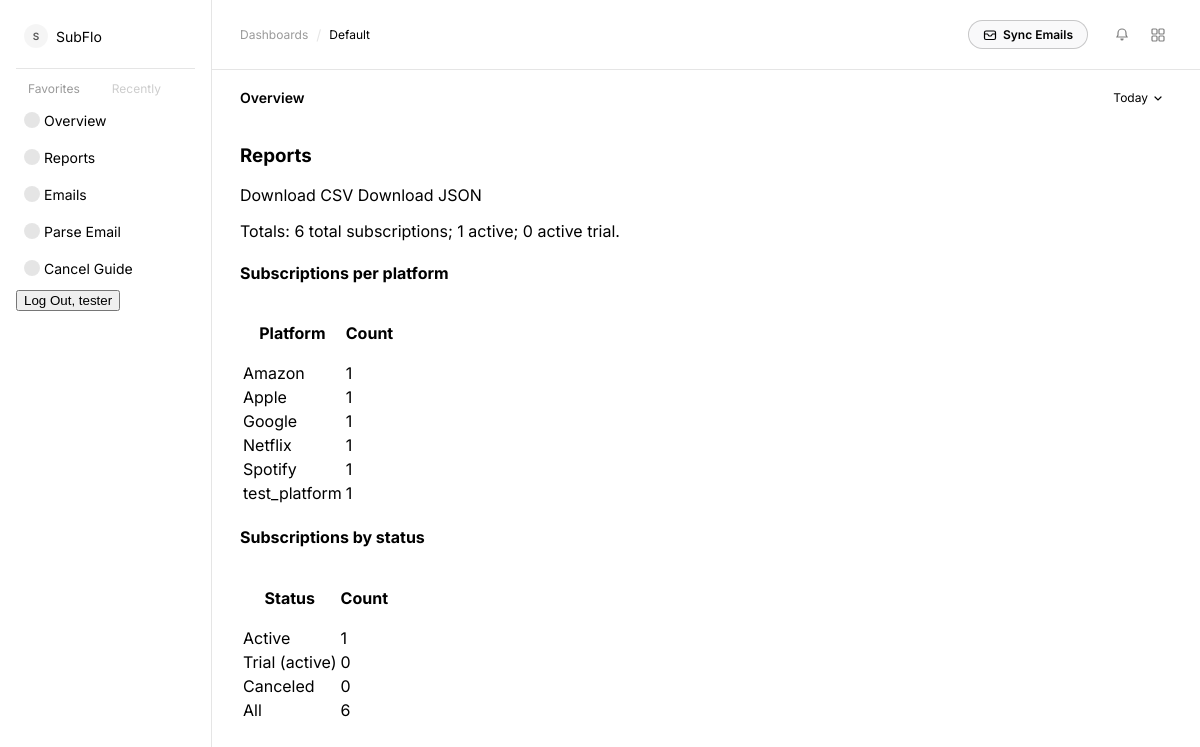
Page /dashboard/reports/ (signed in) on the committed database.
### subscriptions/models.py (models this page shows, shortened)
class Subscription(models.Model):
    id = models.UUIDField(primary_key=True, default=uuid.uuid4, editable=False, verbose_name="Subscription ID")
    user = models.ForeignKey(User, on_delete=models.CASCADE, related_name='subscriptions', verbose_name="User")
    platform_name = models.CharField(max_length=255, verbose_name="Platform Name")
    service_name = models.CharField(max_length=255, verbose_name="Service Name")
    start_date = models.DateField(null=True, blank=True, verbose_name="Start Date")
    end_date = models.DateField(null=True, blank=True, verbose_name="End Date")
    is_trial = models.BooleanField(default=False, verbose_name="Is Trial")
    already_canceled = models.BooleanField(default=False, verbose_name="Already Canceled")
    price = models.DecimalField(max_digits=10, decimal_places=2, null=True, blank=True, verbose_name="Price")
    currency = models.CharField(max_length=10, default="USD", verbose_name="Currency")
    payment_method = models.CharField(max_length=255, null=True, blank=True, verbose_name="Payment Method")
    email_message_id = models.OneToOneField("EmailMessage", on_delete=models.SET_NULL, related_name='subscription', null=True, blank=True, verbose_name="Email Message ID")
    unsubscribe_link = models.TextField(null=True, blank=True, verbose_name="Unsubscribe Link")
    notes = models.TextField(null=True, blank=True, verbose_name="Notes")
    created_at = models.DateTimeField(auto_now_add=True, verbose_name="Created At")
    updated_at = models.DateTimeField(auto_now=True, verbose_name="Updated At")
    class Meta:
        verbose_name = "Subscription"
        verbose_name_plural = "Subscriptions"
        constraints = [
            models.UniqueConstraint(
                fields=["user", "platform_name", "service_name", "start_date", "end_date"],
                name="unique_user_platform_service_date",
            )
        ]
        ordering = ["user", "-end_date", "-start_date", "platform_name", "service_name"]

### dashboard/views.py (the view)
# urls.py: path("reports/", reports_view, name="reports-url"),
@login_required(login_url='login_urlpattern')
def reports_view(request):
    today = timezone.now().date()
    subscriptions_per_platform = (
        Subscription.objects.filter(user=request.user).values("platform_name")
        .annotate(count=Count("id"))
        .order_by("-count")
    )
    total_all = Subscription.objects.filter(user=request.user).count()
    total_active = Subscription.objects.filter(user=request.user, already_canceled=False).filter(
        Q(end_date__isnull=True) | Q(end_date__gte=today)
    ).count()
    total_trial = Subscription.objects.filter(user=request.user, already_canceled=False, is_trial=True).filter(
        Q(end_date__isnull=True) | Q(end_date__gte=today)
    ).count()
    total_canceled = Subscription.objects.filter(user=request.user, already_canceled=True).count()
    by_status = [
        {"status": "Active", "count": total_active},
        {"status": "Trial (active)", "count": total_trial},
        {"status": "Canceled", "count": total_canceled},
        {"status": "All", "count": total_all},
    ]
    context = {
        "subscriptions_per_platform": subscriptions_per_platform,
        "by_status": by_status,
        "total_subscriptions": total_all,
        "total_active_subscriptions": total_active,
        "total_active_trial_subscriptions": total_trial,
    }
    return render(request, "dashboard/reports.html", context)

### templates/dashboard/reports.html (shortened to what this page needs)
{% extends "base.html" %}
{% block content %}
<div class="space-y-5 sm:space-y-6">
    <div class="overflow-hidden rounded-2xl border border-gray-200 bg-white px-4 pb-3 pt-4 dark:border-gray-800 dark:bg-white/[0.03] sm:px-6">
        <div class="flex flex-col gap-2 mb-4 sm:flex-row sm:items-center sm:justify-between">
            <h3 class="text-lg font-semibold text-gray-800 dark:text-white/90">Reports</h3>
            <div class="flex items-center gap-3">
                <a
                    href="{% url 'subscription-export-csv-url' %}"
                    class="inline-flex items-center gap-2 rounded-lg border border-gray-300 bg-white px-4 py-2.5 text-theme-sm font-medium text-gray-700 shadow-theme-xs hover:bg-gray-50 hover:text-gray-800 dark:border-gray-700 dark:bg-gray-800 dark:text-gray-400 dark:hover:bg-white/[0.03] dark:hover:text-gray-200"
                >
                    Download CSV
                </a>
                <a
                    href="{% url 'subscription-export-json-url' %}"
                    class="inline-flex items-center gap-2 rounded-lg border border-gray-300 bg-white px-4 py-2.5 text-theme-sm font-medium text-gray-700 shadow-theme-xs hover:bg-gray-50 hover:text-gray-800 dark:border-gray-700 dark:bg-gray-800 dark:text-gray-400 dark:hover:bg-white/[0.03] dark:hover:text-gray-200"
                >
                    Download JSON
                </a>
            </div>
        </div>
        <div class="mb-6 rounded-lg border border-gray-200 bg-gray-50 px-4 py-3 dark:border-gray-800 dark:bg-gray-800/50">
            <p class="text-theme-sm font-medium text-gray-800 dark:text-white/90">
                Totals: {{ total_subscriptions }} total subscriptions; {{ total_active_subscriptions }} active; {{ total_active_trial_subscriptions }} active trial.
            </p>
        </div>
        <h4 class="mb-2 text-base font-semibold text-gray-800 dark:text-white/90">Subscriptions per platform</h4>
        <div class="w-full overflow-x-auto">
            <table class="min-w-full">
                <thead>
                    <tr class="border-y border-gray-100 dark:border-gray-800">
                        <th class="py-3 text-left">
                            <p class="font-medium text-gray-500 text-theme-xs dark:text-gray-400">Platform</p>
                        </th>
                        <th class="py-3 text-left">
                            <p class="font-medium text-gray-500 text-theme-xs dark:text-gray-400">Count</p>
                        </th>
                    </tr>
                </thead>
                <tbody class="divide-y divide-gray-100 dark:divide-gray-800">
                    {% for row in subscriptions_per_platform %}
                    <tr>
                        <td class="py-3 text-theme-sm text-gray-800 dark:text-white/90">{{ row.platform_name }}</td>
                        <td class="py-3 text-theme-sm text-gray-500 dark:text-gray-400">{{ row.count }}</td>
                    </tr>
                    {% empty %}
                    <tr>
                        <td colspan="2" class="py-6 text-center text-gray-500 dark:text-gray-400">No subscriptions by platform.</td>
                    </tr>
                    {% endfor %}
                </tbody>
            </table>
        </div>
        <h4 class="mt-6 mb-2 text-base font-semibold text-gray-800 dark:text-white/90">Subscriptions by status</h4>
        <div class="w-full overflow-x-auto">
            <table class="min-w-full">
                <thead>
                    <tr class="border-y border-gray-100 dark:border-gray-800">
                        <th class="py-3 text-left">
                            <p class="font-medium text-gray-500 text-theme-xs dark:text-gray-400">Status</p>
                        </th>
                        <th class="py-3 text-left">
                            <p class="font-medium text-gray-500 text-theme-xs dark:text-gray-400">Count</p>
                        </th>
                    </tr>
                </thead>
                <tbody class="divide-y divide-gray-100 dark:divide-gray-800">
                    {% for row in by_status %}
                    <tr>
                        <td class="py-3 text-theme-sm text-gray-800 dark:text-white/90">{{ row.status }}</td>
                        <td class="py-3 text-theme-sm text-gray-500 dark:text-gray-400">{{ row.count }}</td>
                    </tr>
                    {% empty %}
                    <tr>
                        <td colspan="2" class="py-6 text-center text-gray-500 dark:text-gray-400">No subscriptions by status.</td>
                    </tr>
                    {% endfor %}
                </tbody>
            </table>
        </div>
    </div>
</div>
{% endblock %}

### templates/base.html (shortened to what this page needs)
{% load static %}
<!DOCTYPE html>
<html lang="en">
<head>
  <link href="{% static 'css/globals.css' %}" rel="stylesheet">
  <link href="{% static 'css/styleguide.css' %}" rel="stylesheet">
  <link href="{% static 'css/design-system.css' %}" rel="stylesheet">
  <link href="{% static 'css/dashboard.css' %}" rel="stylesheet">
</head>
<body data-spacing-mode="standard" data-colors-mode="snowui-light" data-corner-radius-mode="standard">
<div class="shell" x-data="{ sideOpen: false }">
  <aside class="sidebar">
    <a href="{% url 'subscription-list-url' %}" class="sidebar-logo">
      <div class="avatar-sm">S</div>
      <span class="sidebar-name">SubFlo</span>
    </a>
    <div class="sidebar-group">
      <button class="sidebar-btn">Favorites</button>
      <button class="sidebar-btn muted">Recently</button>
    </div>
    {% if user.is_authenticated %}
      <a href="{% url 'subscription-list-url' %}" class="sidebar-item">
        <div class="dot-icon"></div>
        <span>Overview</span>
      </a>
      <a href="{% url 'reports-url' %}" class="sidebar-item">
        <div class="dot-icon"></div>
        <span>Reports</span>
      </a>
      <a href="{% url 'email_message_list-url' %}" class="sidebar-item">
        <div class="dot-icon"></div>
        <span>Emails</span>
      </a>
      <a href="{% url 'subscriptions:parse_email' %}" class="sidebar-item">
        <div class="dot-icon"></div>
        <span>Parse Email</span>
      </a>
      <a href="{% url 'subscriptions:cancel_guide' %}" class="sidebar-item">
        <div class="dot-icon"></div>
        <span>Cancel Guide</span>
      </a>
    {% endif %}
    {% if user.is_authenticated %}
      <form action="{% url 'logout_urlpattern' %}" method="post" class="ms-auto">
        <button class="btn btn-sm btn-outline-light" type="submit">
          Log Out, {{ user.get_username }}
        </button>
      </form>
    {% else %}
      <a class="btn btn-sm btn-outline-light ms-auto" href="{% url 'login_urlpattern' %}">Log In</a>
    {% endif %}
  </aside>
  <div class="main">
    <header class="header">
      <nav class="breadcrumb">
        <a href="{% url 'subscription-list-url' %}">Dashboards</a>
        <span class="sep">/</span>
        <button class="active">Default</button>
      </nav>
      <div class="header-right">
        {% if user.is_authenticated %}
        <button
          id="scrape-btn"
          type="button"
          onclick="runScrape()"
          style="
            display: inline-flex;
            align-items: center;
            gap: 6px;
            padding: 6px 14px;
            border-radius: 9999px;
            border: 1px solid var(--colors-black-20);
            background-color: var(--colors-background-2);
            color: var(--colors-black-100);
            font-family: var(--14-regular-font-family);
            font-size: var(--12-regular-font-size);
            font-weight: 600;
            cursor: pointer;
            transition: background-color 0.15s ease, opacity 0.15s ease;
            white-space: nowrap;
          "
          onmouseover="if(!this.disabled) this.style.backgroundColor='var(--colors-black-4)'"
          onmouseout="this.style.backgroundColor='var(--colors-background-2)'"
        >
          <svg id="scrape-icon" width="14" height="14" viewBox="0 0 14 14" fill="none">
            <rect x="1.5" y="3" width="11" height="8.5" rx="1.5" stroke="currentColor" stroke-width="1.2"/>
            <path d="M1.5 6h3l1.5 2h2L9.5 6h3" stroke="currentColor" stroke-width="1.2" stroke-linejoin="round"/>
          </svg>
          <span id="scrape-label">Sync Emails</span>
        </button>
        {% endif %}
        <div class="header-icons">
          <button class="icon-btn" type="button" aria-label="Notifications">
            <svg viewBox="0 0 16 16" fill="none"><path d="M8 2a4 4 0 014 4v2l1 2H3l1-2V6a4 4 0 014-4zm-1 10h2a1 1 0 01-2 0z" stroke="#000" stroke-width="1.2"/></svg>
          </button>
          <button class="icon-btn" type="button" aria-label="Menu">
          </button>
        </div>
      </div>
    </header>
    {% block page_title %}
    <div class="page-title-row">
      <span class="page-title">Overview</span>
      <button class="today-btn" type="button">
        Today
        <svg width="12" height="12" viewBox="0 0 12 12" fill="none"><path d="M3 5l3 3 3-3" stroke="#000" stroke-width="1.2" stroke-linecap="round"/></svg>
      </button>
    </div>
    {% endblock %}
    <div class="content">
      <div class="dashboard">
        {% block content %}{% endblock %}
      </div>
    </div>
  </div>
</div>
</body>
</html>

### static/css/globals.css (style rules this page uses)
:root { --static-black100: rgba(0, 0, 0, 1); --14-regular-font-family: "Inter", Helvetica, sans-serif; --14-regular-font-weight: 400; --14-regular-font-size: 14px; --14-regular-letter-spacing: 0px; --14-regular-line-height: 20px; --14-regular-font-style: normal; --24-semibold-font-family: "Inter", Helvetica, sans-serif; --24-semibold-font-weight: 600; --24-semibold-font-size: 24px; --24-semibold-letter-spacing: 0px; --24-semibold-line-height: 32px; --24-semibold-font-style: normal; --12-regular-font-family: "Inter", Helvetica, sans-serif; --12-regular-font-weight: 400; --12-regular-font-size: 12px; --12-regular-letter-spacing: 0px; --12-regular-line-height: 16px; --12-regular-font-style: normal; --14-semibold-font-family: "Inter", Helvetica, sans-serif; --14-semibold-font-weight: 600; --14-semibold-font-size: 14px; --14-semibold-letter-spacing: 0px; --14-semibold-line-height: 20px; --14-semibold-font-style: normal; --spacing-4: 4px; --spacing-8: 8px; --spacing-16: 16px; --spacing-24: 24px; --spacing-28: 28px; --spacing-12-duplicate: 12px; --corner-radius-12: 12px; --corner-radius-20: 20px; --corner-radius-80: 80px; --corner-radius-8-duplicate: 8px; --colors-black-100: rgba(0, 0, 0, 1); --colors-black-40: rgba(0, 0, 0, 0.4); --colors-black-4: rgba(0, 0, 0, 0.04); --colors-black-20: rgba(0, 0, 0, 0.2); --colors-background-5: rgba(230, 241, 253, 1); --colors-background-2: rgba(249, 249, 250, 1); --colors-labels-secondary: rgba(60, 60, 67, 0.6); --accent-green: #71dd8c; --accent-teal: #6be6d3; --accent-blue: #7dbbff; --visibility-1-visibility-1: initial; --gap: 18px; --sidebar-w: 212px; --rightbar-w: 260px; --spacing-4-duplicate: 4px; --spacing-8-duplicate: 8px; --spacing-12-duplicate: 12px; --spacing-16: 16px; --spacing-20-duplicate: 20px; --spacing-28: 28px; --corner-radius-4: 4px; --corner-radius-8: 8px; --corner-radius-12: 12px; --corner-radius-20: 20px; --corner-radius-24: 24px; --corner-radius-80: 80px; --corner-radius-16-duplicate: 16px; --spacing-radius-8: 8px; --spacing-size-28: 28px; --icon-size-28-duplicate: 28px; --icon-size-24-duplicate: 24px; --colors-background-1: rgba(255, 255, 255, 1); --colors-black-10: rgba(0, 0, 0, 0.1); --colors-secondary-mint: rgba(107, 230, 211, 1); --colors-primary: var(--colors-black-100); --colors-secondary-blue: rgba(125, 187, 255, 1); --colors-secondary-purple: rgba(184, 153, 235, 1); --colors-secondary-green: rgba(113, 221, 140, 1); --colors-secondary-cyan: rgba(160, 188, 232, 1); --colors-secondary-indigo: rgba(173, 173, 251, 1); --colors-background-4: rgba(237, 238, 252, 1); --static-black80: rgba(0, 0, 0, 0.8); --static-white100: rgba(255, 255, 255, 1); }

### static/css/styleguide.css (style rules this page uses)
[data-spacing-mode="standard"] { --spacing-4: 4px; --spacing-8: 8px; --spacing-16: 16px; --spacing-24: 24px; --spacing-28: 28px; --spacing-12-duplicate: 12px; }
[data-corner-radius-mode="standard"] { --corner-radius-12: 12px; --corner-radius-20: 20px; --corner-radius-80: 80px; --corner-radius-8-duplicate: 8px; }
[data-colors-mode="snowui-light"] { --colors-black-100: rgba(0, 0, 0, 1); --colors-black-40: rgba(0, 0, 0, 0.4); --colors-black-4: rgba(0, 0, 0, 0.04); --colors-black-20: rgba(0, 0, 0, 0.2); --colors-background-5: rgba(230, 241, 253, 1); --colors-background-2: rgba(249, 249, 250, 1); }

### rows in the picture
Subscription: platform_name "Amazon", count "1"
Subscription: platform_name "Google", count "1"
Subscription: platform_name "Netflix", count "1"
Subscription: platform_name "Spotify", count "1"
Subscription: platform_name "test_platform", count "1"

### other values in the picture
{{ user.get_username }} "tester"
{{ total_subscriptions }} "6"
{{ total_active_subscriptions }} "1"
{{ total_active_trial_subscriptions }} "0"
{{ row.platform_name }} "Apple"
{{ row.count }} "1"
{{ row.status }} "Active" "Trial (active)" "Canceled" "All"
{{ row.count }} "1" "0" "0" "6"
